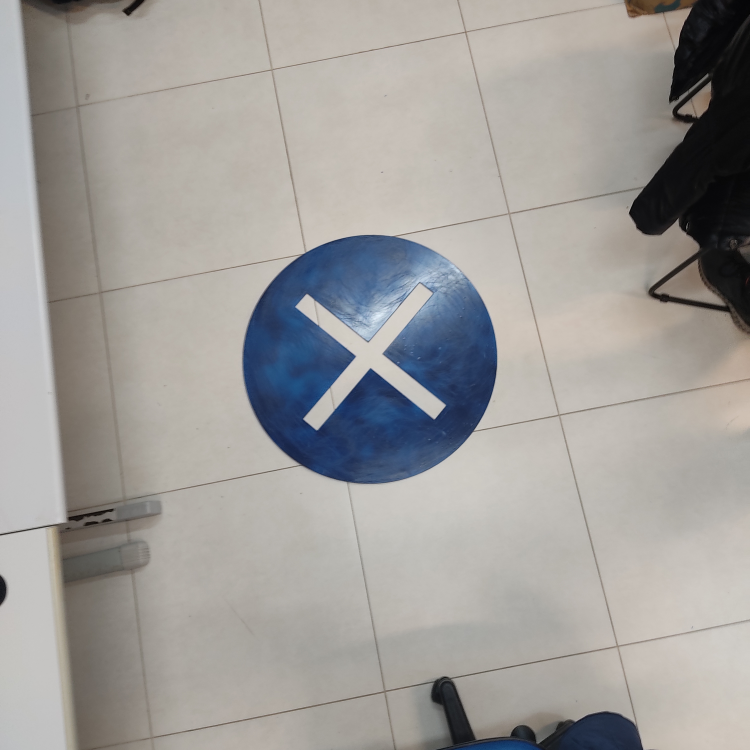
#> input picture Tests/TemplateMatch/Easy-match.jpg, 3000 x 3000 px, given in place of the camera (shown at 1/4 size)
$ python contoursAndAreas8.4.py
#> lines starting #> are read from the running program, lines starting #| are printed output that depends on the picture; after the words box and inside, x2 and y2 are one past the last pixel; in counts of white or black regions, pixels touching at a corner belong together
import cv2
import numpy as np
import urllib
from pymavlink import mavutil

############ OPTIONS ############

### ACESS METHOD ###
# 0 -> acess a local saved image (needs to inform the image path)
# 1 -> physical local camera acess (remember to set the correct vidinput value below according to your purposes)
# 2 -> remote images acess(web), useful for IP cameras, needs to inform the image url
imageAcessMethod = 1
imagePath = "Tests/test1.png"
imageUrl = ""

### AREA FILTER (IN px) ###
aFilter = 100  # every area smaller is disregarded

### FRAME/IMAGE PASSING ###
# 0 -> manual
# 1 or any other value (passing delay in ms) -> auto
framePassing = 1000

### SHOW PARSED VIDEO WITH ALL THE FILTERS###
showparsedvideo = 1

### MAIN FUNCION - CANNY ###
usecanny = 1
### HSV TO EASE FIND OF CONTOURS###
# better not use, makes the image have too much noise (hsv is currently not properly configured)
usehsv = 0

### CHOOSING INPUT###
# 0 - generally first camera in the system. Use 1 with virtual camera from OBS for testing purposes
vidinput = 0

### STOP EVERY OUTPUT WINDOW, EVEN CANNY VALUES CHANGERS###
showanyoutput = 0

### USE MAVLINK CONNECTION (turn on only on the RPi)
usemavlink = 0
############ END OF OPTIONS ############


'''HOW TO USE OBS FOR TESTING PURPOSES (and why)
1. Open OBS and add the source "Window Capture" (I prefer using Paint to capture)
2. In the menu "Control" press "Start Virtual Camera"
3. If VideoCapture() value is not "1" - change to this value
4. Run Python File - now it will scan only the Paint Window (any window, use whatever you prefer)
5. This way you can draw different shapes in real time and test them with this program, without the need to draw them on paper
   and show to the camera
'''

### MAVLINK SETTINGS ###
if usemavlink:
    connection_string = '/dev/serial0, 57600'
    master = mavutil.mavlink_connection(connection_string)
    print("Waiting for heartbeat")
    master.wait_heartbeat()
    print("Heartbeat from system (system %u component %u)" % (master.target_system, master.target_component))


def nothing(n):
    pass

def getdistance():
    if usemavlink:
        msg = master.recv_match(type='DISTANCE_SENSOR', blocking=True)
        if not msg:
            return 000
        else:
            return msg.current_distance
    else:
        return 000

### PIXELS TO CM^2 CONVERSION VARS  ###
#RPi CAMERA 2.1:
#Vertical Field of View (VFoV) = 48,8´
#Horizontal Field of View (HFoV) = 62,2´
def AreaConverter(distance, Area):
    vx = 0.907 * distance #ratio between lidar distance and Vertical Field of View (VFoV) of 48,8´ - in case of using other camera the ratio = 2*tan([camera VFoV angle]/2)*x
    hx = 1.206 * distance #ratio between lidar distance and Horizontal Field of View (HFoV) of 62,2´ - in case of using other camera the ratio = 2*tan([camera HFoV angle]/2)*x

    S_multiplier = vx*hx
    actualArea = Area/(cv2.CAP_PROP_FRAME_WIDTH*cv2.CAP_PROP_FRAME_HEIGHT)*S_multiplier #convert to the estimated size it should be in the actual height (px)
    return actualArea

def usehsvfunc(img):
    lh = cv2.getTrackbarPos('LowH', 'Control')
    ls = cv2.getTrackbarPos('LowS', 'Control')
    lv = cv2.getTrackbarPos('LowV', 'Control')
    hh = cv2.getTrackbarPos('HighH', 'Control')
    hs = cv2.getTrackbarPos('HighS', 'Control')
    hv = cv2.getTrackbarPos('HighV', 'Control')
    # Grayscaler by the H HSV values (H - Hue, S - Saturation, V - Value, instead or RGB)
    lower = np.array([lh, ls, lv], dtype="uint8")
    higher = np.array([hh, hs, hv], dtype="uint8")
    hsv = cv2.cvtColor(img, cv2.COLOR_BGR2HSV)
    h, w = img.shape[:2]
    return cv2.inRange(hsv, lower, higher)

def usecannyfunc(img):
    return cv2.Canny(img, cannyMinVal, cannyMaxVal, L2gradient=True)


# pre set hsv values
iLowH = 100
iHighH = 200
iLowS = 0
iHighS = 126
iLowV = 82
iHighV = 100

# pre set canny values (set for local and remote images)
cannyMinVal = 50
cannyMaxVal = 100

if usehsv == 1:
    # dinamical control of hsv (useful when camera acessing)
    cv2.namedWindow('Control', cv2.WINDOW_NORMAL)
    cv2.resizeWindow("Control", 400, 100)
    cv2.createTrackbar("LowH", "Control", iLowH, 255, nothing)
    cv2.createTrackbar("HighH", "Control", iHighH, 255, nothing)
    cv2.createTrackbar("LowS", "Control", iLowS, 255, nothing)
    cv2.createTrackbar("HighS", "Control", iHighS, 255, nothing)
    cv2.createTrackbar("LowV", "Control", iLowV, 255, nothing)
    cv2.createTrackbar("HighV", "Control", iHighV, 255, nothing)

# only works for camera acess images
if showanyoutput:
    cv2.namedWindow('Canny min and max')
    cv2.createTrackbar('Min', 'Canny min and max', cannyMinVal, 500, nothing)
    cv2.createTrackbar('Max', 'Canny min and max', cannyMaxVal, 500, nothing)

#RESOLUTION SETTINGS
resTrack = (1640, 1232)
cam = cv2.VideoCapture(vidinput)
cam.set( cv2.CAP_PROP_FRAME_WIDTH, resTrack[0])
cam.set( cv2.CAP_PROP_FRAME_HEIGHT, resTrack[1])

print(cam.get(cv2.CAP_PROP_FRAME_HEIGHT))
print(cam.get(cv2.CAP_PROP_FRAME_WIDTH))

print("FIRST VALUE BY LIDAR BEFORE MAIN LOOP IS:", getdistance())

if imageAcessMethod == 0:  # local image
    img = cv2.imread(imagePath)
    cannyMinVal = 50
    cannyMaxVal = 100
    canny = cv2.Canny(img, cannyMinVal, cannyMaxVal, L2gradient=True)

    contours, hierarchy = cv2.findContours(
        canny, cv2.RETR_EXTERNAL, cv2.CHAIN_APPROX_SIMPLE)
    cv2.drawContours(img, contours, -1, (0, 255, 0), 3)
    cv2.imshow('Detected contours', img)

    selContours = []
    # FILTERS AND CALCULATES THE AREA FOR EACH CONTOUR
    for i, contour in enumerate(contours):
        if cv2.contourArea(contour) < aFilter:
            continue
        selContours.append(contour)

        # calcula a area em pixels a partir do contorno (precisao muito alta)
        area = cv2.contourArea(contour)  #contour area (px)
        actualArea = AreaConverter(getdistance(), area)  # converts to cm^2
        print(f'Contour {i}: {area}px  |   {actualArea}cm^2')
    cv2.drawContours(img, selContours, -1, (0, 0, 255), 3)
    cv2.imshow('Selected Contours', img)
    print('-'*30)
    while True:
        if cv2.waitKey(framePassing) & 0xFF == 27:
            break
    cv2.destroyAllWindows()
elif imageAcessMethod == 1:  # camera frames
    while True:
        # returns image from the camera
        sucess, frame = cam.read()
#> frame is the input picture: shape (3000, 3000, 3); mean B, G, R 154, 156.9, 159.2
        if not sucess:
            print("Error getting the frame, did you select de correct vidinput?")
            break
        if showanyoutput:
            cannyMinVal = cv2.getTrackbarPos('Min', 'Canny min and max')
            cannyMaxVal = cv2.getTrackbarPos('Max', 'Canny min and max')

        # Gaussian Blur - reduce image noise. There are other functions to test for our purposes
        img = cv2.GaussianBlur(frame, (5, 5), 0)

        ### HSV REGULATOR TO EASE FIND OF CONTOURS###
        # avoid using in most cases
        if usehsv and showanyoutput:
            img = usehsvfunc(img)

        if showparsedvideo and showanyoutput:
            # Output of the image to be analized later
            cv2.imshow('CameraView', img)


        # Canny - binarize image contours by their gradient
        if usecanny:
            raw_contours = usecannyfunc(img)
#> in usecannyfunc, `return cv2.Canny(img, cannyMinVal, cannyMaxVal, L2gradient=True)`:
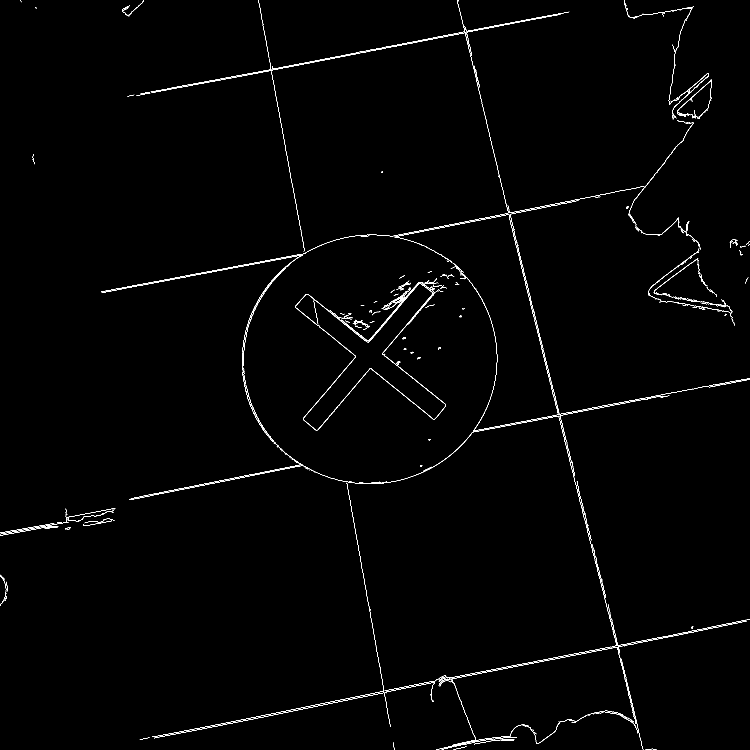
#> returned value: shape (3000, 3000) (shown at 1/4 size); 0.52% white in thin lines or dots
        # minVal: any contour with gradient less than this value is 0
        # maxVal: any contour with gradient above than this value is 255
        # any value between this two that is connected to a value above max is 255, else is 0
        # L2gradient: when True uses an algoritm more precise
        # needs to be calibrated with different images and gradients, maybe even dinamically by the code itself

        # Find Contours in a binarized image, and returns its points
        contours, hierarchy = cv2.findContours(
            raw_contours, cv2.RETR_EXTERNAL, cv2.CHAIN_APPROX_SIMPLE)
#> contours = 408 contours, 357 with area under 20; largest, box (x1, y1, x2, y2) and area: (1180, 1132, 1784, 1722) 1737, (1364, 1128, 1693, 1365) 274, (2514, 491, 2775, 865) 234, (516, 1663, 2357, 2153) 212, (969, 1020, 1211, 1409) 187
        # cv2.RETR_EXTERNAL - only take the external contours,
        # cv2.CHAIN_APPROX_SIMPLE - form the contours only with the essential points
        cv2.drawContours(frame, contours, -1, (0, 255, 0), 3)
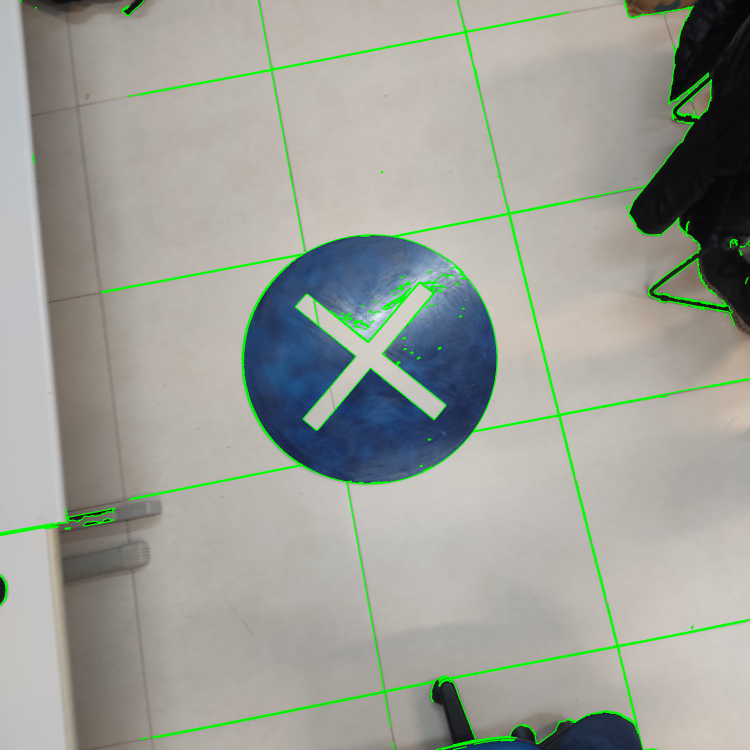
#> frame: shape (3000, 3000, 3) (shown at 1/4 size); mean B, G, R 151.2, 159.7, 156.3
        if showanyoutput:
            cv2.imshow('Found contours', frame)

        selContours = []

        for i, contour in enumerate(contours):
            if cv2.contourArea(contour) < aFilter:
                continue
            selContours.append(contour)

            Area = cv2.contourArea(contour)  # actual contour area (px)
            actualArea = AreaConverter(getdistance(), Area)

            print(f'Contour {i}: {Area}px  |   {actualArea}cm^2')
#> this loop made 408 passes
#> contour on passes 18, 19, 27: [[2528, 2885], [2530, 2887], [2530, 2886], [2529, 2885]], [[2298, 2883], [2298, 2884], [2301, 2884], [2299, 2884]], [[2488, 2857], [2489, 2858], [2490, 2858], [2489, 2857]]
#| Contour 134: 211.5px  |   0.0cm^2
#| Contour 140: 109.5px  |   0.0cm^2
#| Contour 255: 110.0px  |   0.0cm^2
#| Contour 261: 1737.0px  |   0.0cm^2
#| Contour 264: 274.5px  |   0.0cm^2
#| Contour 279: 146.0px  |   0.0cm^2
#| Contour 294: 154.0px  |   0.0cm^2
#| Contour 296: 187.0px  |   0.0cm^2
#> (further printed lines are left out)
#> after the loop, selContours = 12 contours; largest, box (x1, y1, x2, y2) and area: (1180, 1132, 1784, 1722) 1737, (1364, 1128, 1693, 1365) 274, (2514, 491, 2775, 865) 234, (516, 1663, 2357, 2153) 212, (969, 1020, 1211, 1409) 187
        cv2.drawContours(frame, selContours, -1, (0, 0, 255), 3)
        if showanyoutput:
            cv2.imshow('Selected Contours', frame)
        print('-'*30)

        # press 'esc' to exit, set to 1 for automatic frame passing
        if cv2.waitKey(framePassing) & 0xFF == 27:
#> (key Esc is pressed here)
            break
    cv2.destroyAllWindows()
elif imageAcessMethod == 2:  # url images
    pass
else:
    print("[ERROR], invalid imageAcessMethod value")
cv2.destroyAllWindows()

$ run again, on Tests/TemplateMatch/Hard-match.jpg
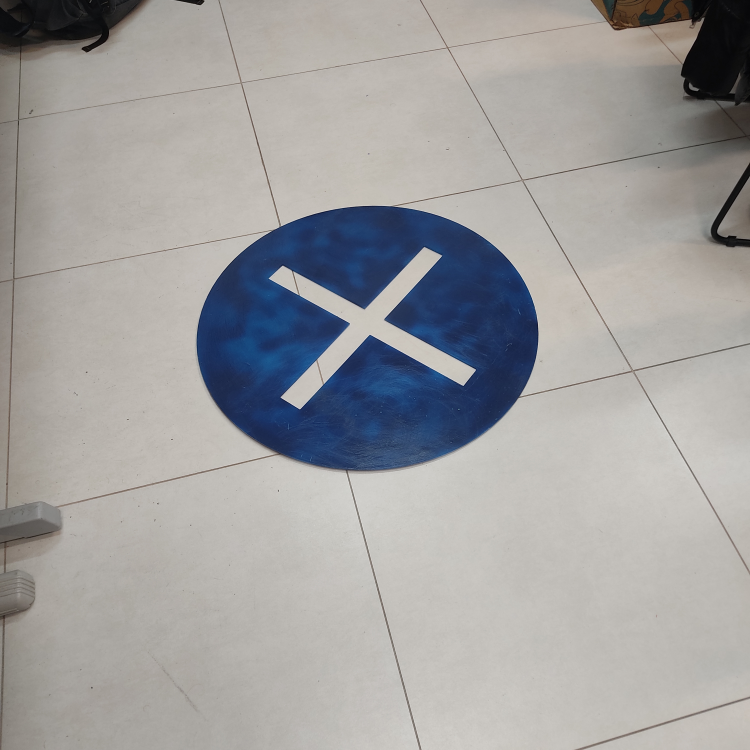
#> input picture Tests/TemplateMatch/Hard-match.jpg, 3000 x 3000 px, given in place of the camera (shown at 1/4 size)
#> frame is the input picture: shape (3000, 3000, 3); mean B, G, R 159.4, 159.5, 160.4
#> in usecannyfunc, `return cv2.Canny(img, cannyMinVal, cannyMaxVal, L2gradient=True)`:
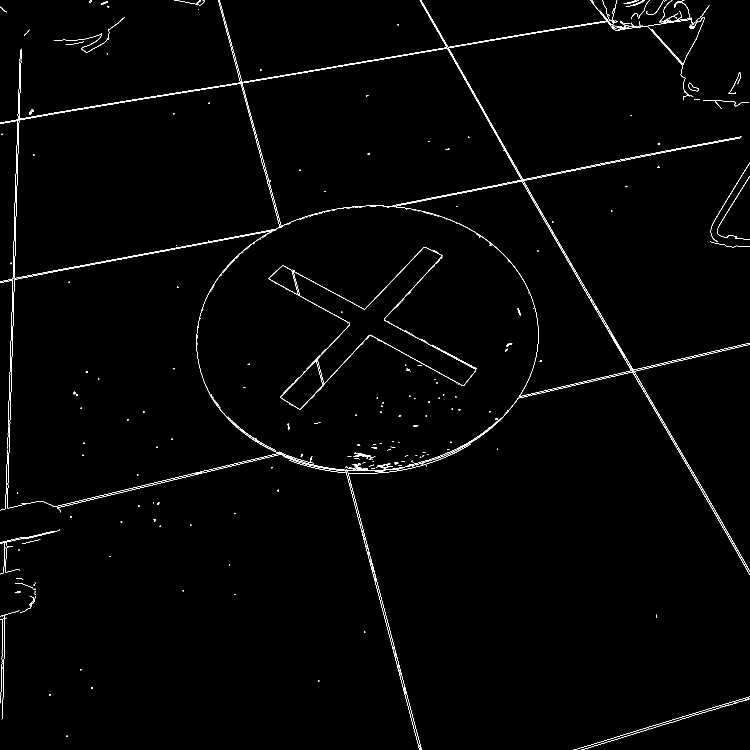
#> returned value: shape (3000, 3000) (shown at 1/4 size); 0.62% white in thin lines or dots
#> contours = 503 contours, 445 with area under 20; largest, box (x1, y1, x2, y2) and area: (1122, 988, 1904, 1638) 1810, (1569, 725, 2525, 1587) 719, (57, 193, 2086, 1557) 594, (2030, 1489, 3000, 2300) 504, (2537, 1378, 3000, 2286) 458
#> the loop `for i, contour in enumerate(contours):` made 503 passes
#> contour on passes 8 to 10: [[2902, 2820], [2901, 2821], [2902, 2820], [2903, 2821]], [[2911, 2818], [2913, 2818]], [[2919, 2816], [2920, 2816]]
#> (printed output is left out)
#> after the loop `for i, contour in enumerate(contours):`: selContours = 22 contours; largest, box (x1, y1, x2, y2) and area: (1122, 988, 1904, 1638) 1810, (1569, 725, 2525, 1587) 719, (57, 193, 2086, 1557) 594, (2030, 1489, 3000, 2300) 504, (2537, 1378, 3000, 2286) 458
#> `cv2.drawContours(frame, selContours, -1, (0, 0, 255), 3)`:
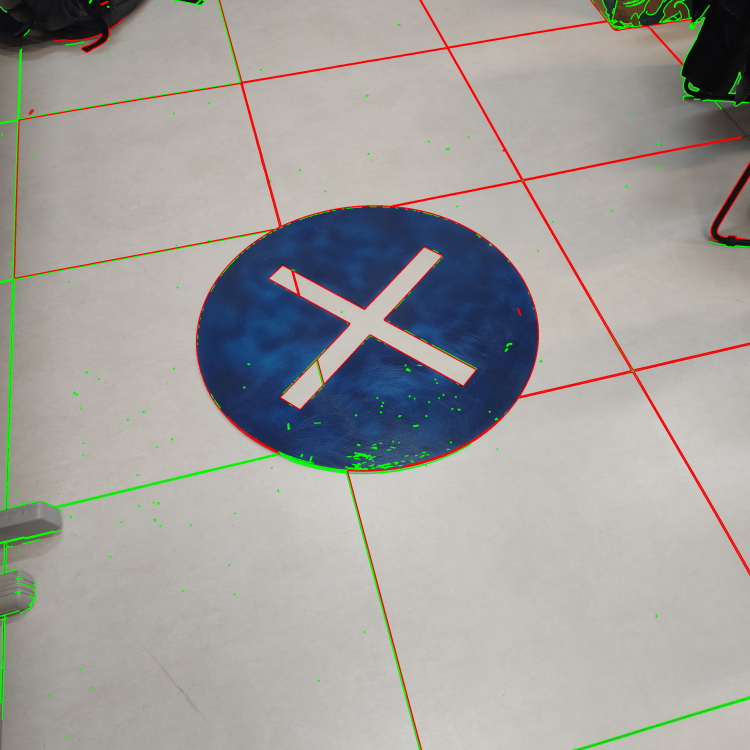
#> frame: shape (3000, 3000, 3) (shown at 1/4 size); mean B, G, R 156.2, 159.2, 160.9
